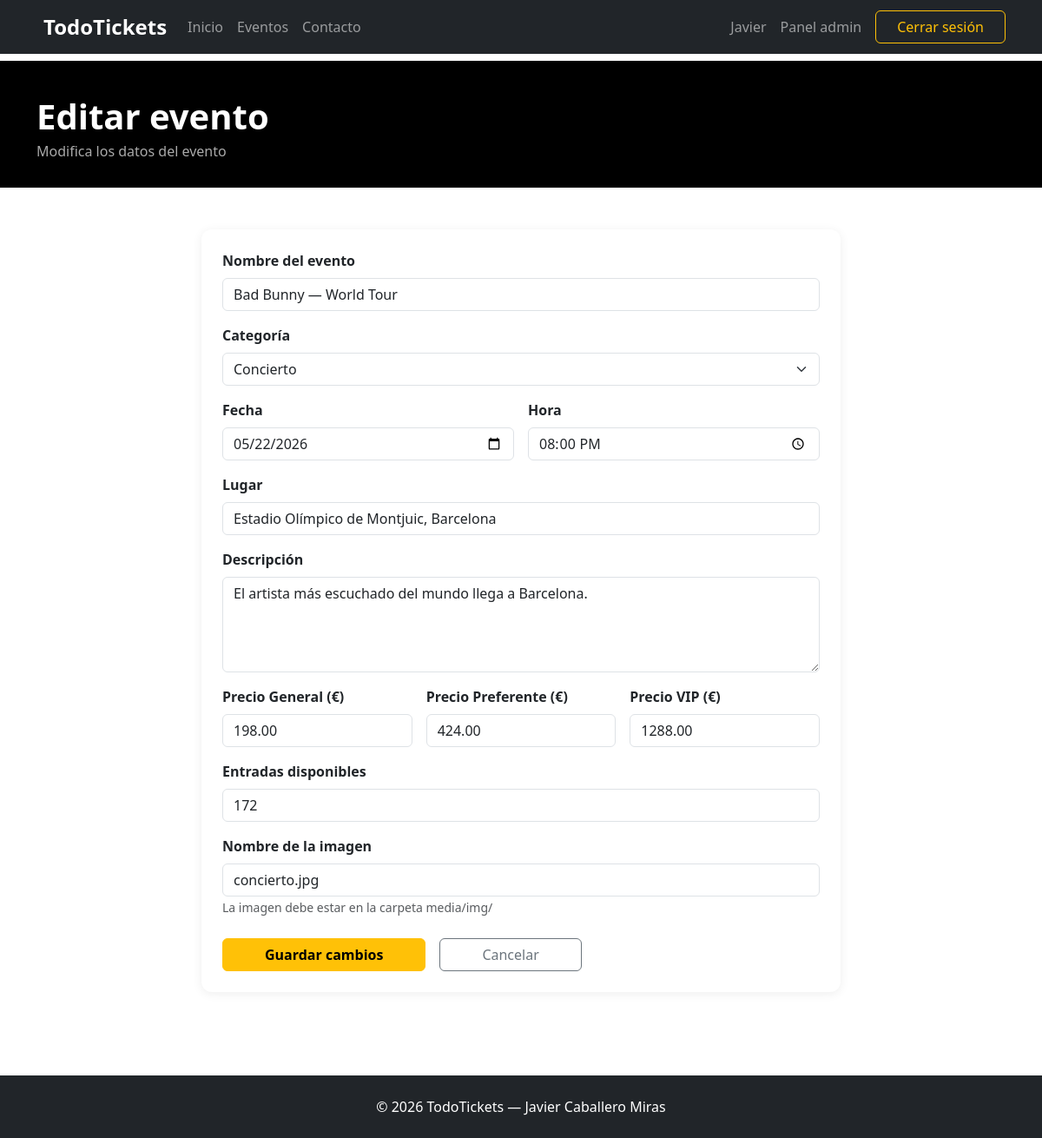
/admin/editarEvento.php?id=2 (signed in), run on the app's committed database.
### tables this page shows
CREATE TABLE `eventos` (
  `id` int(11) NOT NULL,
  `nombre` varchar(200) NOT NULL,
  `categoria` varchar(50) NOT NULL,
  `fecha` date NOT NULL,
  `hora` time NOT NULL,
  `lugar` varchar(200) NOT NULL,
  `descripcion` text DEFAULT NULL,
  `precio_general` decimal(8,2) NOT NULL,
  `precio_preferente` decimal(8,2) DEFAULT NULL,
  `precio_vip` decimal(8,2) DEFAULT NULL,
  `entradas_disponibles` int(11) NOT NULL,
  `imagen` varchar(200) DEFAULT NULL,
  `fecha_creacion` datetime DEFAULT current_timestamp()
);

### admin/editarEvento.php (the view, shortened to what this page needs)
<?php
include '../comun/db.php';
$id = isset($_GET['id']) ? (int)$_GET['id'] : 0;
$consulta = $conexion->prepare("SELECT * FROM eventos WHERE id = ?");
$consulta->bind_param("i", $id);
$consulta->execute();
$resultado = $consulta->get_result();
$evento = $resultado->fetch_assoc();
?>
<!DOCTYPE html>
<html lang="es">
<head>
    <link href="https://cdn.jsdelivr.net/npm/bootstrap@5.3.3/dist/css/bootstrap.min.css" rel="stylesheet">
    <link href="../media/css/estilos.css" rel="stylesheet">
    <link href="../media/css/admin.css" rel="stylesheet">
</head>
<body>
    <?php include '../comun/navbar.php'; ?>
    <main>
        <section class="cabecera-pagina">
            <div class="container">
                <h1 class="fw-bold mb-1">Editar evento</h1>
                <p class="text-muted mb-0">Modifica los datos del evento</p>
            </div>
        </section>
        <div class="container my-5">
            <div class="row justify-content-center">
                <div class="col-lg-8">
                    <div class="tarjeta-admin">
                        <form method="POST" novalidate>
                            <div class="mb-3">
                                <label class="form-label fw-semibold">Nombre del evento</label>
                                <input type="text" class="form-control" name="nombre" value="<?php echo $evento['nombre']; ?>" required>
                            </div>
                            <div class="mb-3">
                                <label class="form-label fw-semibold">Categoría</label>
                                <select class="form-select" name="categoria">
                                    <option value="concierto" <?php echo $evento['categoria'] == 'concierto' ? 'selected' : ''; ?>>Concierto</option>
                                </select>
                            </div>
                            <div class="row g-3 mb-3">
                                <div class="col-md-6">
                                    <label class="form-label fw-semibold">Fecha</label>
                                    <input type="date" class="form-control" name="fecha" value="<?php echo $evento['fecha']; ?>">
                                </div>
                                <div class="col-md-6">
                                    <label class="form-label fw-semibold">Hora</label>
                                    <input type="time" class="form-control" name="hora" value="<?php echo $evento['hora']; ?>">
                                </div>
                            </div>
                            <div class="mb-3">
                                <label class="form-label fw-semibold">Lugar</label>
                                <input type="text" class="form-control" name="lugar" value="<?php echo $evento['lugar']; ?>">
                            </div>
                            <div class="mb-3">
                                <label class="form-label fw-semibold">Descripción</label>
                                <textarea class="form-control" name="descripcion" rows="4"><?php echo $evento['descripcion']; ?></textarea>
                            </div>
                            <div class="row g-3 mb-3">
                                <div class="col-md-4">
                                    <label class="form-label fw-semibold">Precio General (€)</label>
                                    <input type="number" class="form-control" name="precio-general" value="<?php echo $evento['precio_general']; ?>" min="0">
                                </div>
                                <div class="col-md-4">
                                    <label class="form-label fw-semibold">Precio Preferente (€)</label>
                                    <input type="number" class="form-control" name="precio-preferente" value="<?php echo $evento['precio_preferente']; ?>" min="0">
                                </div>
                                <div class="col-md-4">
                                    <label class="form-label fw-semibold">Precio VIP (€)</label>
                                    <input type="number" class="form-control" name="precio-vip" value="<?php echo $evento['precio_vip']; ?>" min="0">
                                </div>
                            </div>
                            <div class="mb-3">
                                <label class="form-label fw-semibold">Entradas disponibles</label>
                                <input type="number" class="form-control" name="entradas" value="<?php echo $evento['entradas_disponibles']; ?>" min="1">
                            </div>
                            <div class="mb-4">
                                <label class="form-label fw-semibold">Nombre de la imagen</label>
                                <input type="text" class="form-control" name="imagen" value="<?php echo $evento['imagen']; ?>">
                                <small class="text-muted">La imagen debe estar en la carpeta media/img/</small>
                            </div>
                            <div class="d-flex gap-3">
                                <button type="submit" class="btn btn-warning fw-bold px-5">Guardar cambios</button>
                                <a href="index.php" class="btn btn-outline-secondary px-5">Cancelar</a>
                            </div>
                        </form>
                    </div>
                </div>
            </div>
        </div>
    </main>
    <?php include '../comun/footer.php'; ?>
</body>
</html>

### media/css/estilos.css (style rules this page uses)
html, body { height: 100%; }
body { padding-top: 70px; min-height: 100vh; display: flex; flex-direction: column; }
main { flex: 1; margin-top: 0; }
.cabecera-pagina { background-color: black; color: white; padding: 40px 0 30px; }
.cabecera-pagina p { color: #aaa !important; }

### media/css/admin.css (style rules this page uses)
.tarjeta-admin { background: white; border-radius: 12px; padding: 24px; box-shadow: 0 2px 12px rgba(0,0,0,0.07); }

### data on the page
eventos: nombre "Bad Bunny — World Tour", categoria "Concierto", fecha "05/22/2026", hora "20:00:00", lugar "Estadio Olímpico de Montjuic, Barcelona", descripcion "El artista más escuchado del mundo llega a Barcelona.", precio-general "198.00", precio-preferente "424.00", precio-vip "1288.00", entradas "172", imagen "concierto.jpg"

### other printed values
$_SESSION['usuario_nombre'] "Javier"
